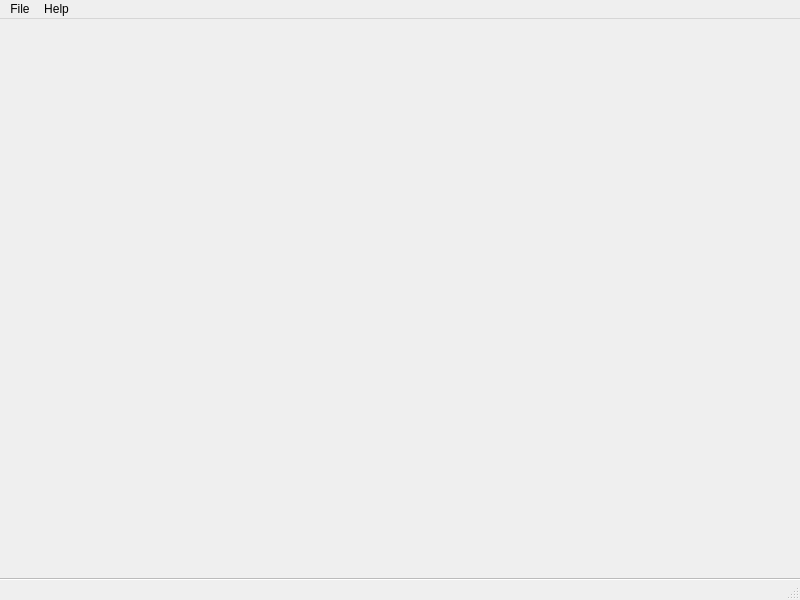
<?xml version="1.0" encoding="UTF-8"?>
<ui version="4.0">
 <class>Burury</class>
 <widget class="QMainWindow" name="Burury">
  <property name="geometry">
   <rect>
    <x>0</x>
    <y>0</y>
    <width>800</width>
    <height>600</height>
   </rect>
  </property>
  <property name="windowTitle">
   <string>MainWindow</string>
  </property>
  <property name="styleSheet">
   <string notr="true">QStatusBar#statusbar {
border-top: 2px solid #bbb;
border-style: groove;
}</string>
  </property>
  <widget class="QWidget" name="centralwidget">
   <layout class="QGridLayout" name="gridLayout"/>
  </widget>
  <widget class="QMenuBar" name="menubar">
   <property name="geometry">
    <rect>
     <x>0</x>
     <y>0</y>
     <width>800</width>
     <height>22</height>
    </rect>
   </property>
   <widget class="QMenu" name="menuFile">
    <property name="title">
     <string>File</string>
    </property>
    <addaction name="actionLogout"/>
    <addaction name="separator"/>
    <addaction name="actionQuit"/>
   </widget>
   <widget class="QMenu" name="menuHelp">
    <property name="title">
     <string>Help</string>
    </property>
    <addaction name="actionsiisty_wiki"/>
   </widget>
   <addaction name="menuFile"/>
   <addaction name="menuHelp"/>
  </widget>
  <widget class="QStatusBar" name="statusbar"/>
  <action name="actionLogin">
   <property name="text">
    <string>Login</string>
   </property>
  </action>
  <action name="actionLogout">
   <property name="enabled">
    <bool>false</bool>
   </property>
   <property name="text">
    <string>Logout</string>
   </property>
  </action>
  <action name="actionQuit">
   <property name="text">
    <string>Quit</string>
   </property>
  </action>
  <action name="actionsiisty_wiki">
   <property name="text">
    <string>siisty wiki</string>
   </property>
  </action>
 </widget>
 <resources/>
 <connections/>
</ui>
